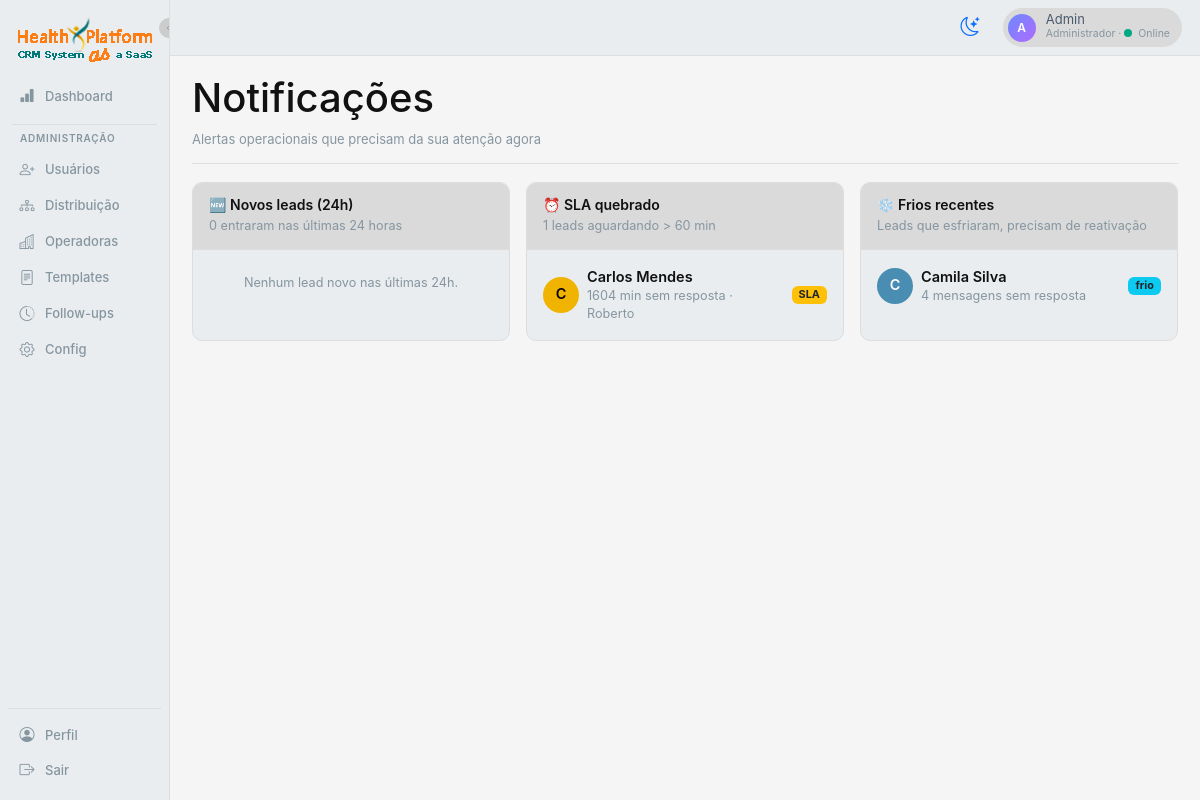
Page /notificacoes (signed in) on the committed database.
### app.py (models this page shows, shortened)
class User(db.Model):
    __tablename__ = 'users'
    id = db.Column(db.Integer, primary_key=True)
    name = db.Column(db.String(120), nullable=False)
    email = db.Column(db.String(120), unique=True, nullable=False)
    password_hash = db.Column(db.String(255), nullable=False)
    role = db.Column(db.String(20), default='consultor')  # master | admin | coordenador | lider | consultor
    weekly_quota = db.Column(db.Integer, default=20)
    is_online = db.Column(db.Boolean, default=True)
    is_active = db.Column(db.Boolean, default=True)
    is_blocked = db.Column(db.Boolean, default=False)  # bloqueado por master/coordenador (não recebe lead, não envia msg)
    blocked_reason = db.Column(db.String(255), default='')
    created_at = db.Column(db.DateTime, default=datetime.utcnow)
    manager_id = db.Column(db.Integer, db.ForeignKey('users.id'))
    manager = db.relationship('User', remote_side=[id], backref='subordinados')
    favorite_templates = db.Column(db.String(255), default='')  # ids separados por vírgula (max 3)
    favorite_followups = db.Column(db.String(255), default='')  # ids separados por vírgula (max 5)
    cadence_per_day = db.Column(db.Integer, default=2)        # quantos FUPs por dia (1-4)
    cadence_days = db.Column(db.Integer, default=3)           # quantos dias mantém cadência (1-3)
    cadence_interval_hours = db.Column(db.Integer, default=3) # intervalo mínimo entre FUPs no mesmo dia

class Lead(db.Model):
    __tablename__ = 'leads'
    id = db.Column(db.Integer, primary_key=True)
    name = db.Column(db.String(120), nullable=False)
    phone = db.Column(db.String(40))
    email = db.Column(db.String(120))
    company = db.Column(db.String(120))
    source = db.Column(db.String(60), default='manual')  # origem (OCULTA para consultor se não foi ele que cadastrou)
    source_visible_to_consultor = db.Column(db.Boolean, default=False)  # true só se consultor criou
    stage = db.Column(db.String(40), default='mensagem_enviada')
    owner_id = db.Column(db.Integer, db.ForeignKey('users.id'))
    tags = db.Column(db.String(255), default='')
    notes = db.Column(db.Text, default='')
    created_at = db.Column(db.DateTime, default=datetime.utcnow)
    last_message_at = db.Column(db.DateTime)
    last_inbound_at = db.Column(db.DateTime)
    last_outbound_at = db.Column(db.DateTime)
    sent_without_response = db.Column(db.Integer, default=0)
    tem_cnpj = db.Column(db.Boolean)  # True = PME, False = PF
    categoria = db.Column(db.String(20))  # PF | PME | ADESAO (derivado de tem_cnpj quando aplicável)
    vidas = db.Column(db.Integer)  # quantas vidas (pode vir nulo da origem)
    preferencia_contato = db.Column(db.String(20), default='whatsapp')  # whatsapp | email | telefone
    budget = db.Column(db.Float, default=0.0)
    moved_to_remarketing_at = db.Column(db.DateTime)
    fups_sent_today = db.Column(db.Integer, default=0)
    fups_last_date = db.Column(db.Date)
    stage_entered_at = db.Column(db.DateTime, default=datetime.utcnow)
    owner = db.relationship('User', backref='leads')
    @property
    def sla_minutes(self):
        if not self.last_inbound_at:
            return None
        if self.last_outbound_at and self.last_outbound_at > self.last_inbound_at:
            return None
        delta = datetime.utcnow() - self.last_inbound_at
        return int(delta.total_seconds() // 60)

### app.py (the view)
@app.route('/notificacoes')
@login_required
def notificacoes():
    u = current_user()
    base = Lead.query if u.role == 'admin' else Lead.query.filter_by(owner_id=u.id)
    novos = base.filter(Lead.created_at >= datetime.utcnow() - timedelta(hours=24)).all()
    sla_quebrado = []
    for lead in base.all():
        if lead.sla_minutes and lead.sla_minutes > 60:
            sla_quebrado.append(lead)
    frios_recentes = base.filter(Lead.stage == 'lead_frio').limit(10).all()
    return render_template('notificacoes.html',
        novos=novos,
        sla_quebrado=sla_quebrado,
        frios=frios_recentes,
    )

### templates/notificacoes.html (shortened to what this page needs)
{% extends "base.html" %}
{% block content %}
<div class="page-header">
  <div>
    <h1 class="page-title">Notificações</h1>
    <p class="page-subtitle">Alertas operacionais que precisam da sua atenção agora</p>
  </div>
</div>
<div class="row g-3">
  <div class="col-lg-4">
    <div class="card-cv h-100">
      <div class="card-cv-header d-flex align-items-center justify-content-between">
        <div>
          <h5 class="mb-0">🆕 Novos leads (24h)</h5>
          <span class="muted small">{{ novos|length }} entraram nas últimas 24 horas</span>
        </div>
      </div>
      <div class="p-2">
        {% if novos %}
          {% for lead in novos %}
            <a href="{{ url_for('conversas', lead_id=lead.id) }}"
               class="d-flex align-items-center gap-2 p-2 rounded notif-item">
              <div class="avatar-sm">{{ lead.name[0]|upper }}</div>
              <div class="flex-grow-1">
                <div class="fw-semibold">{{ lead.name }}</div>
                <div class="muted small">
                  {{ lead.source or 'sem origem' }} ·
                  {{ lead.owner.name if lead.owner else 'sem dono' }}
                </div>
              </div>
              <span class="badge bg-secondary">{{ lead.stage|replace('_', ' ') }}</span>
            </a>
          {% endfor %}
        {% else %}
          <div class="empty-state p-3">
            <div class="muted small">Nenhum lead novo nas últimas 24h.</div>
          </div>
        {% endif %}
      </div>
    </div>
  </div>
  <div class="col-lg-4">
    <div class="card-cv h-100">
      <div class="card-cv-header d-flex align-items-center justify-content-between">
        <div>
          <h5 class="mb-0">⏰ SLA quebrado</h5>
          <span class="muted small">{{ sla_quebrado|length }} leads aguardando &gt; 60 min</span>
        </div>
      </div>
      <div class="p-2">
        {% if sla_quebrado %}
          {% for lead in sla_quebrado %}
            <a href="{{ url_for('conversas', lead_id=lead.id) }}"
               class="d-flex align-items-center gap-2 p-2 rounded notif-item">
              <div class="avatar-sm avatar-warn">{{ lead.name[0]|upper }}</div>
              <div class="flex-grow-1">
                <div class="fw-semibold">{{ lead.name }}</div>
                <div class="muted small">
                  {{ lead.sla_minutes }} min sem resposta · {{ lead.owner.name if lead.owner else '—' }}
                </div>
              </div>
              <span class="badge bg-warning text-dark">SLA</span>
            </a>
          {% endfor %}
        {% else %}
          <div class="empty-state p-3">
            <div class="muted small">SLA dentro do esperado. 🎯</div>
          </div>
        {% endif %}
      </div>
    </div>
  </div>
  <div class="col-lg-4">
    <div class="card-cv h-100">
      <div class="card-cv-header d-flex align-items-center justify-content-between">
        <div>
          <h5 class="mb-0">❄️ Frios recentes</h5>
          <span class="muted small">Leads que esfriaram, precisam de reativação</span>
        </div>
      </div>
      <div class="p-2">
        {% if frios %}
          {% for lead in frios %}
            <a href="{{ url_for('conversas', lead_id=lead.id) }}"
               class="d-flex align-items-center gap-2 p-2 rounded notif-item">
              <div class="avatar-sm avatar-cold">{{ lead.name[0]|upper }}</div>
              <div class="flex-grow-1">
                <div class="fw-semibold">{{ lead.name }}</div>
                <div class="muted small">
                  {{ lead.sent_without_response }} mensagens sem resposta
                </div>
              </div>
              <span class="badge bg-info text-dark">frio</span>
            </a>
          {% endfor %}
        {% else %}
          <div class="empty-state p-3">
            <div class="muted small">Nenhum lead frio recente.</div>
          </div>
        {% endif %}
      </div>
    </div>
  </div>
</div>
{% endblock %}

### templates/base.html (shortened to what this page needs)
<!doctype html>
<html lang="pt-BR">
<head>
  <link href="https://cdn.jsdelivr.net/npm/bootstrap@5.3.2/dist/css/bootstrap.min.css" rel="stylesheet">
  <link href="https://cdn.jsdelivr.net/npm/bootstrap-icons@1.11.2/font/bootstrap-icons.css" rel="stylesheet">
  <link rel="stylesheet" href="{{ url_for('static', filename='css/app.css') }}">
</head>
<body data-lead-id="{{ lead_id_for_js or '' }}" data-user-id="{{ current_user.id if current_user else '' }}"
  data-user-role="{{ current_user.role if current_user else '' }}">
  {% if current_user %}
  <div class="app-shell">
    <aside class="sidebar">
      <button type="button" class="sidebar-toggle" onclick="toggleSidebar()" title="Expandir/recolher menu">
        <i class="bi bi-chevron-left"></i>
      </button>
      <div class="brand" title="CRM Conversacional">
        <img src="{{ url_for('static', filename='imgs/logo.png') }}" alt="Logo" class="logo">
      </div>
      <a href="{{ url_for('dashboard') }}" data-tip="Dashboard"
        class="nav-item {% if active_nav == 'dashboard' %}active{% endif %}">
        <i class="bi bi-bar-chart-fill"></i><span class="nav-label">Dashboard</span>
      </a>
      {% if current_user.role in ('master', 'admin') %}
      <div class="nav-divider"></div>
      <div class="nav-section-label">Administração</div>
      <a href="{{ url_for('usuarios') }}" data-tip="Usuários"
        class="nav-item {% if active_nav == 'usuarios' %}active{% endif %}">
        <i class="bi bi-person-plus"></i><span class="nav-label">Usuários</span>
      </a>
      <a href="{{ url_for('distribuicao') }}" data-tip="Distribuição"
        class="nav-item {% if active_nav == 'distribuicao' %}active{% endif %}">
        <i class="bi bi-diagram-3"></i><span class="nav-label">Distribuição</span>
      </a>
      <a href="{{ url_for('operadoras_list') }}" data-tip="Operadoras"
        class="nav-item {% if active_nav == 'operadoras' %}active{% endif %}">
        <i class="bi bi-buildings"></i><span class="nav-label">Operadoras</span>
      </a>
      <a href="{{ url_for('templates_list') }}" data-tip="Templates"
        class="nav-item {% if active_nav == 'templates' %}active{% endif %}">
        <i class="bi bi-file-text"></i><span class="nav-label">Templates</span>
      </a>
      <a href="{{ url_for('followups_list') }}" data-tip="Follow-ups"
        class="nav-item {% if active_nav == 'followups' %}active{% endif %}">
        <i class="bi bi-clock-history"></i><span class="nav-label">Follow-ups</span>
      </a>
      <a href="{{ url_for('configuracoes') }}" data-tip="Configurações"
        class="nav-item {% if active_nav == 'config' %}active{% endif %}">
        <i class="bi bi-gear"></i><span class="nav-label">Config</span>
      </a>
      {% endif %}
      <div class="nav-bottom">
        <a href="{{ url_for('perfil') }}" data-tip="Perfil"
          class="nav-item {% if active_nav == 'perfil' %}active{% endif %}">
          <i class="bi bi-person-circle"></i><span class="nav-label">Perfil</span>
        </a>
        <a href="{{ url_for('logout') }}" data-tip="Sair" class="nav-item">
          <i class="bi bi-box-arrow-right"></i><span class="nav-label">Sair</span>
        </a>
      </div>
    </aside>
    <main class="main">
      <div class="topbar">
        <button id="themeToggle" class="btn btn-link text-decoration-none" style="font-size: 1.2rem; padding: 4px 8px;"
          title="Alternar tema claro/escuro">
          <i id="themeIcon" class="bi bi-moon-stars"></i>
        </button>
        <div class="user-chip">
          <div class="avatar">{{ current_user.name[0]|upper }}</div>
          <div>
            <div style="line-height:1;">{{ current_user.name }}</div>
            <div style="font-size:10.5px;color:var(--text-mute);">
              {% if current_user.role == 'admin' %}Administrador{% else %}Consultor{% endif %}
              · <span class="status-dot {% if current_user.is_online %}online{% else %}offline{% endif %}"></span>{% if
              current_user.is_online %}Online{% else %}Offline{% endif %}
            </div>
          </div>
        </div>
      </div>
      <div class="content {% block content_class %}{% endblock %}">
        {% block content %}{% endblock %}
      </div>
    </main>
  </div>
  {% else %}
  {% block anon %}{% endblock %}
  {% endif %}
</body>
</html>

### rows in the picture
User: name "A", name "Admin"
Lead: name "C", name "Carlos Mendes", sla_minutes "1604", owner "Roberto"
Lead: name "C", name "Camila Silva", sent_without_response "4"

### other values in the picture
{{ novos|length }} "0"
{{ sla_quebrado|length }} "1"
